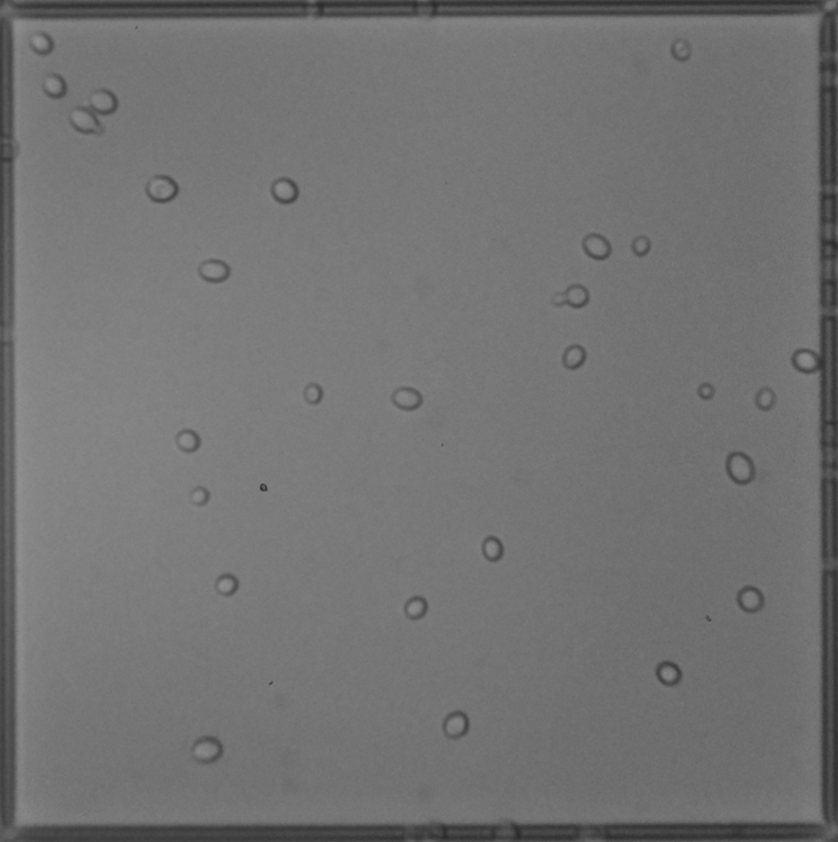
#> input picture Pi rescue  /blobedited.png, 838 x 842 px, shrunk from 1352 x 1358 before the run, found by its file name
$ python blobthresh.py
#> lines starting #> are read from the running program, lines starting #| are printed output that depends on the picture; after the words box and inside, x2 and y2 are one past the last pixel; in counts of white or black regions, pixels touching at a corner belong together
#!/usr/bin/python3
# -*- coding: utf-8 -*-
import cv2 as cv
import numpy as np
from matplotlib import pyplot as plt

#Read image
img = cv.imread("/home/pi/Desktop/blobedited.png", 0)
#> img is the input picture: shape (842, 838); min 39, max 146, mean 114.6
#Blur image to remove noise
img = cv.medianBlur(img,5)

#Create multiple images for testing purposes, only using thresh1 for now
ret,thresh1 = cv.threshold(img,105,255,cv.THRESH_BINARY)
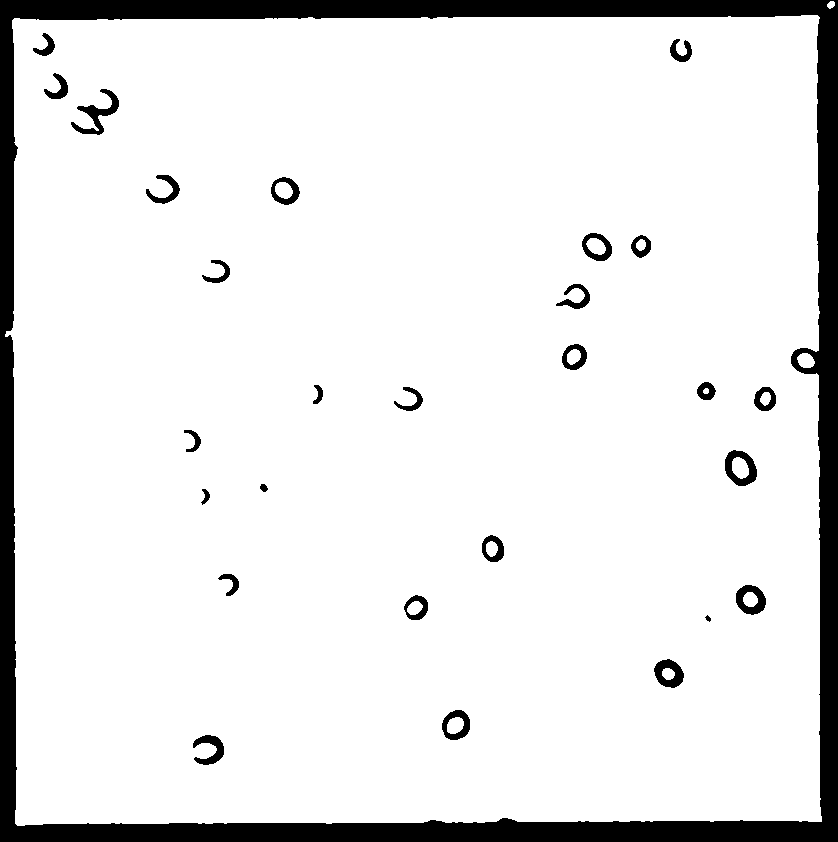
#> thresh1: shape (842, 838); 90.5% white; 28 black regions, largest, box (x1, y1, x2, y2) and area: (0, 0, 838, 842) 58643, (71, 89, 119, 135) 674, (725, 450, 757, 486) 597
ret,thresh2 = cv.threshold(img,105,255,cv.THRESH_BINARY_INV)
ret,thresh3 = cv.threshold(img,105,255,cv.THRESH_TRUNC)
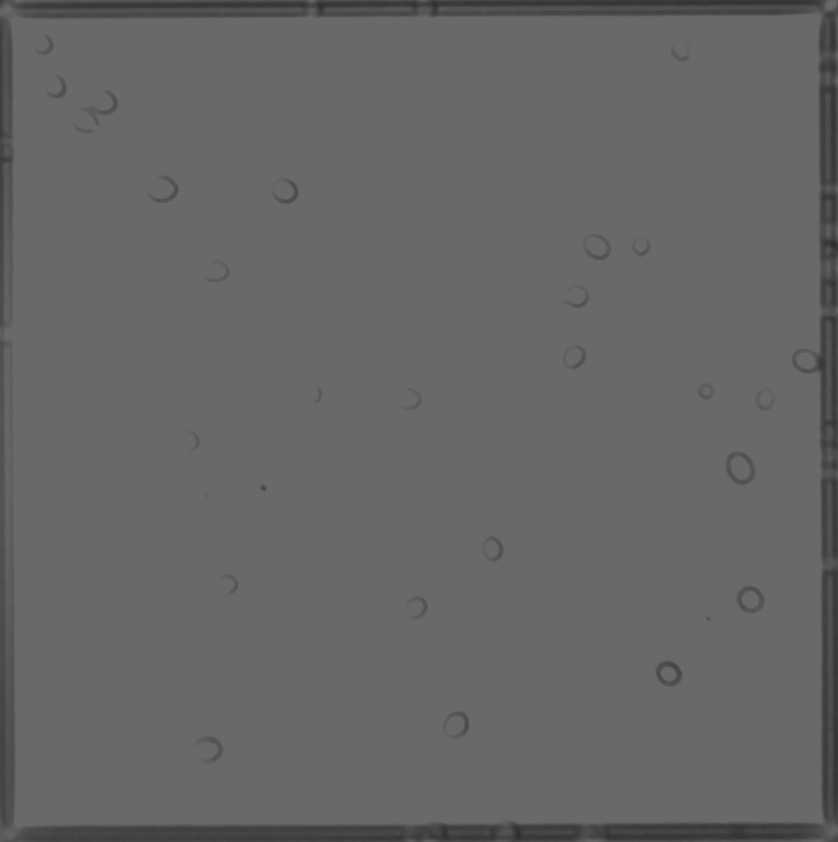
#> thresh3: shape (842, 838); min 47, max 105, mean 102.4
ret,thresh4 = cv.threshold(img,105,255,cv.THRESH_TOZERO)
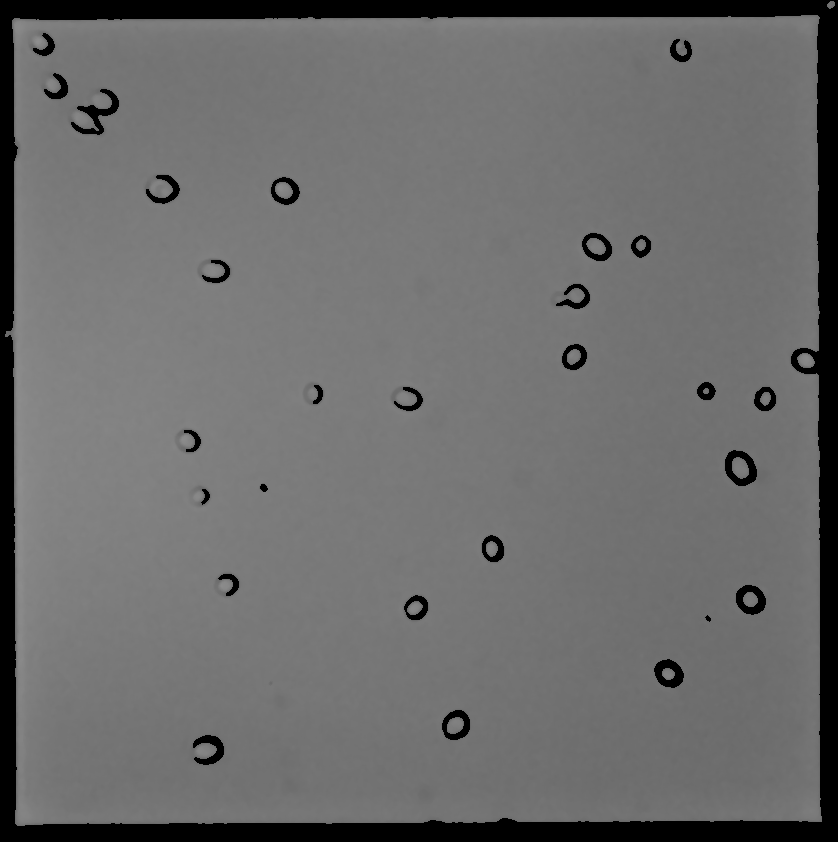
#> thresh4: shape (842, 838); min 0, max 142, mean 107.2
ret,thresh5 = cv.threshold(img,105,255,cv.THRESH_TOZERO_INV)
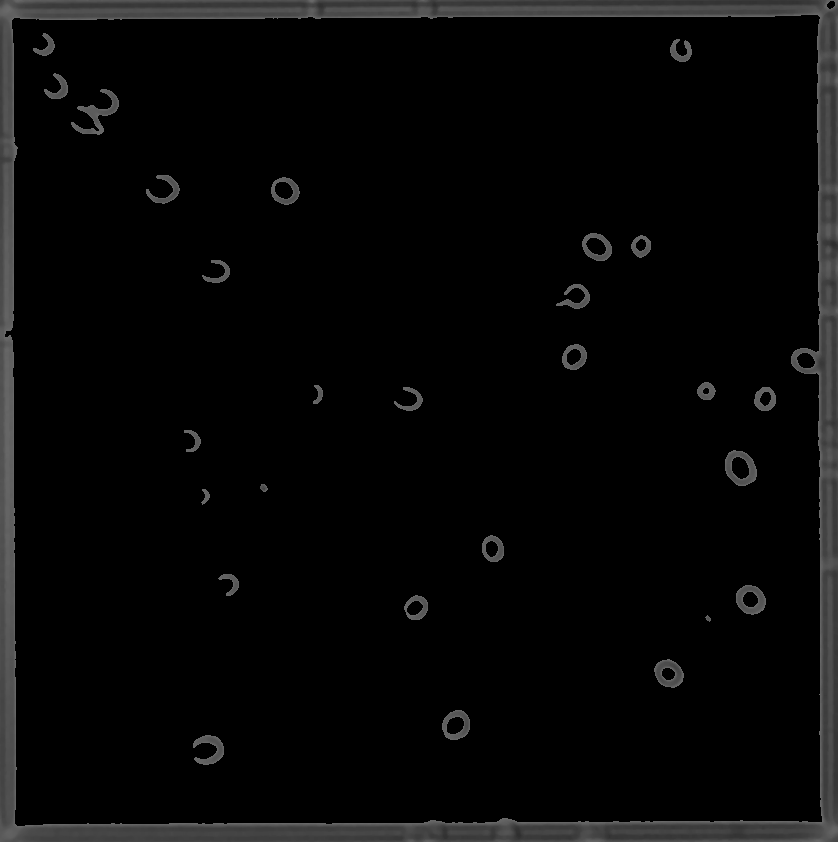
#> thresh5: shape (842, 838); min 0, max 105, mean 7.4

titles = ['Original Image', 'BINARY', 'BINARY_INV', 'TRUNC', 'TOZERO','TOZERO_INV']
images = [img, thresh1, thresh2, thresh3, thresh4, thresh5]

for i in range(6):
    plt.subplot(2,3,i+1), plt.imshow(images[i], 'gray')
    plt.title(titles[i])
    plt.xticks([]), plt.yticks([])

plt.show()

$ run again, with Pi rescue  /blob.png copied over Pi rescue  /blobedited.png
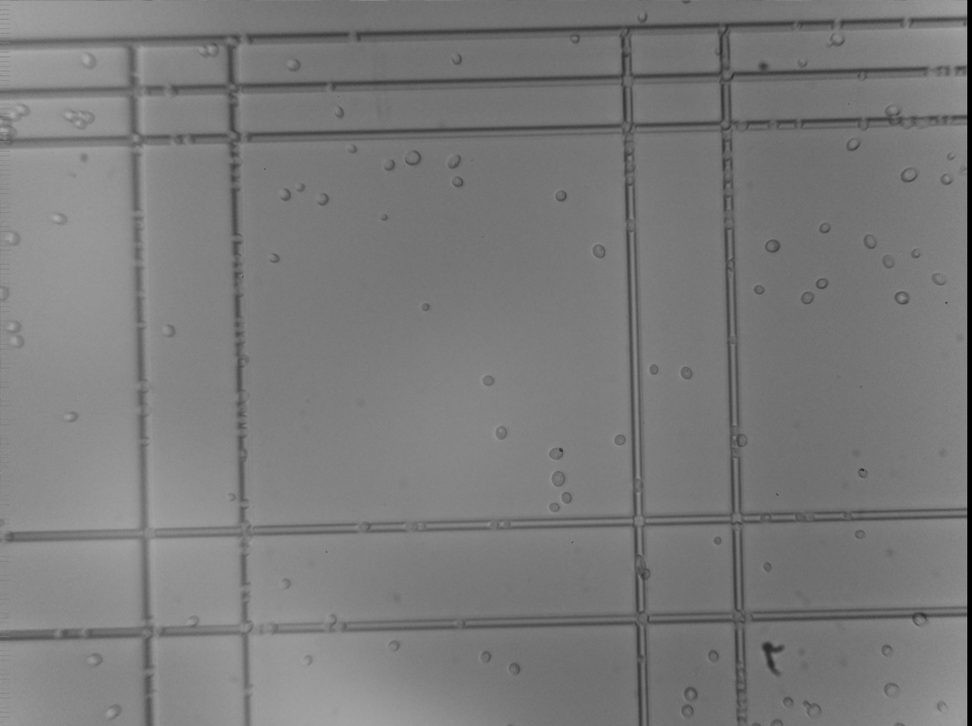
#> input picture Pi rescue  /blob.png, 972 x 726 px, shrunk from 3296 x 2464 before the run, found by its file name
#> img is the input picture: shape (726, 972); min 0, max 170, mean 122.6
#> `ret,thresh1 = cv.threshold(img,105,255,cv.THRESH_BINARY)`:
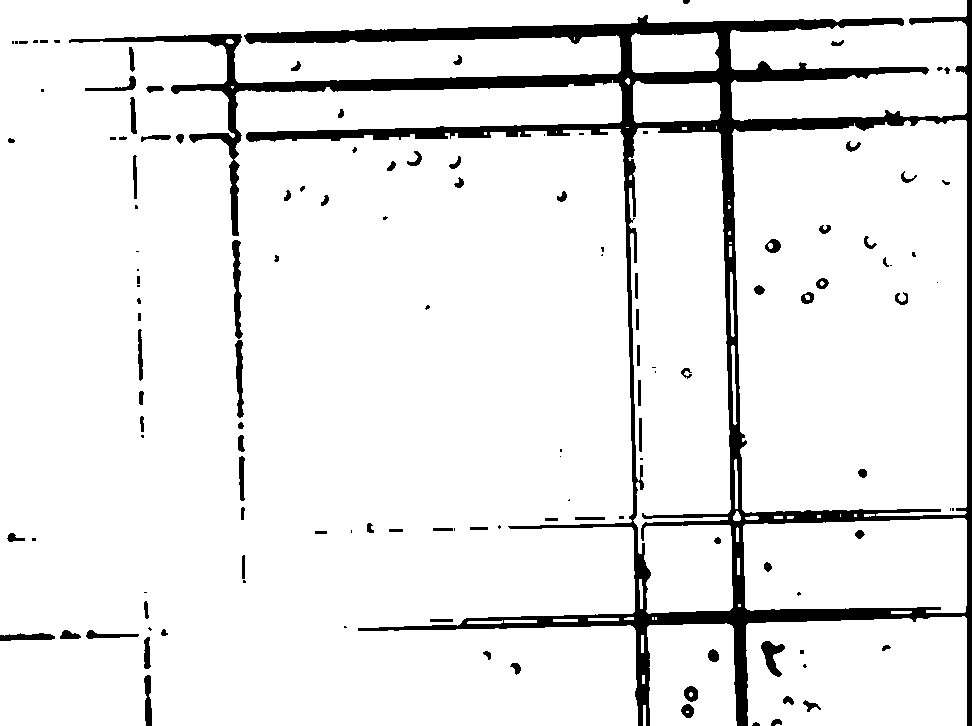
#> thresh1: shape (726, 972); 91.8% white; 131 black regions (44 under 20 px), largest, box (x1, y1, x2, y2) and area: (69, 0, 972, 726) 49497, (232, 240, 243, 339) 586, (235, 340, 244, 418) 424
#> `ret,thresh5 = cv.threshold(img,105,255,cv.THRESH_TOZERO_INV)`:
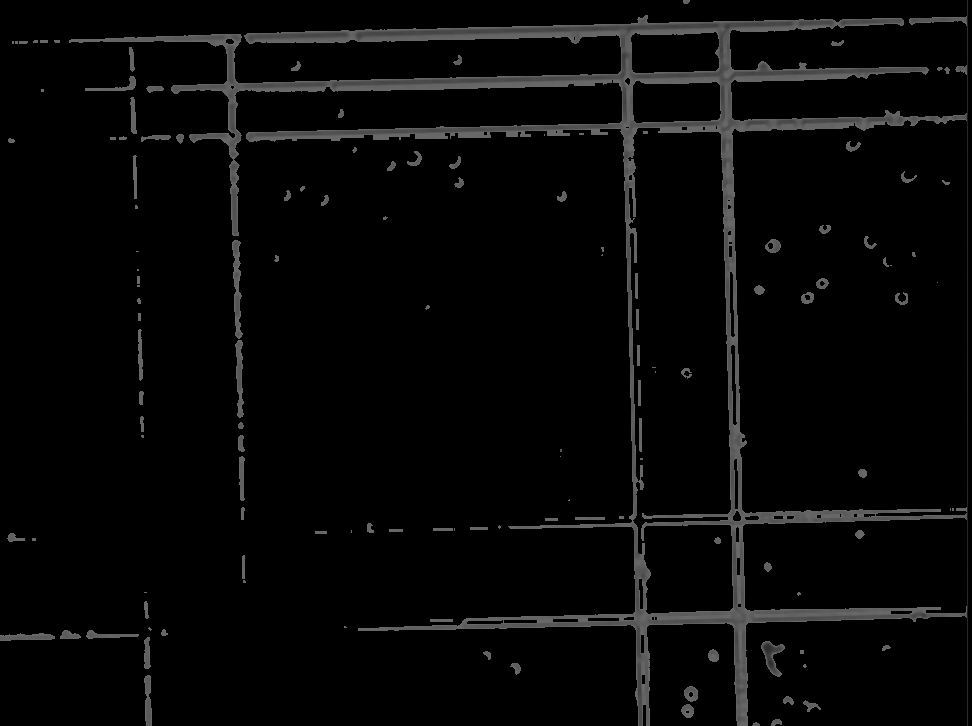
#> thresh5: shape (726, 972); min 0, max 105, mean 7.2

$ run again, with Pi rescue  /blob2.png copied over Pi rescue  /blobedited.png
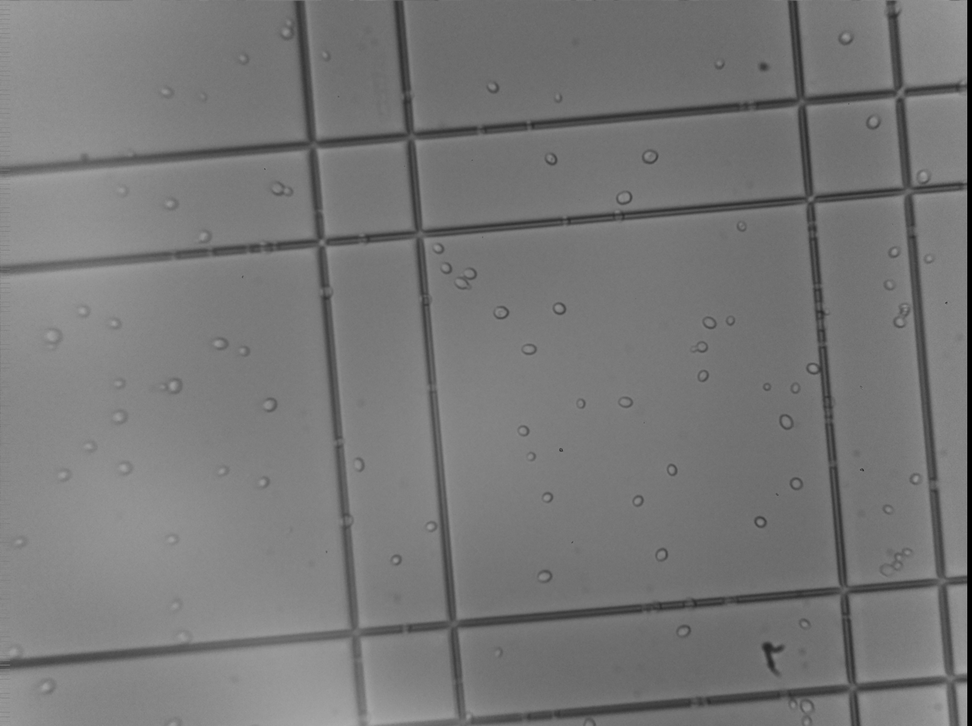
#> input picture Pi rescue  /blob2.png, 972 x 726 px, shrunk from 3296 x 2464 before the run, found by its file name
#> img is the input picture: shape (726, 972); min 0, max 172, mean 119.5
#> `ret,thresh1 = cv.threshold(img,105,255,cv.THRESH_BINARY)`:
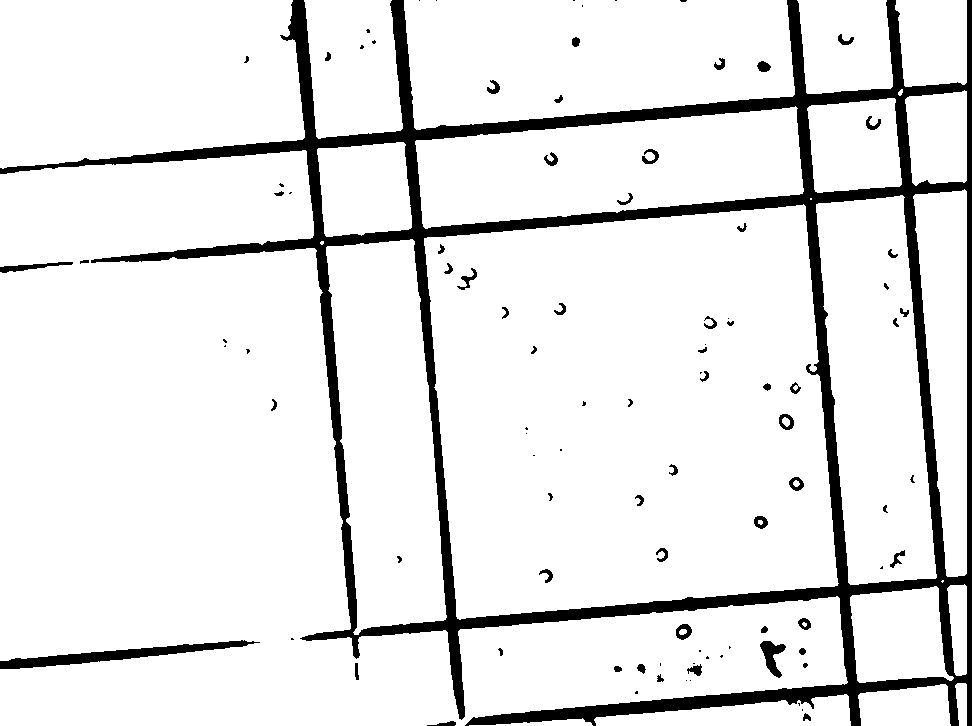
#> thresh1: shape (726, 972); 90.3% white; 97 black regions (37 under 20 px), largest, box (x1, y1, x2, y2) and area: (0, 0, 972, 726) 62128, (0, 640, 260, 669) 2161, (760, 641, 786, 678) 453
#> `ret,thresh5 = cv.threshold(img,105,255,cv.THRESH_TOZERO_INV)`:
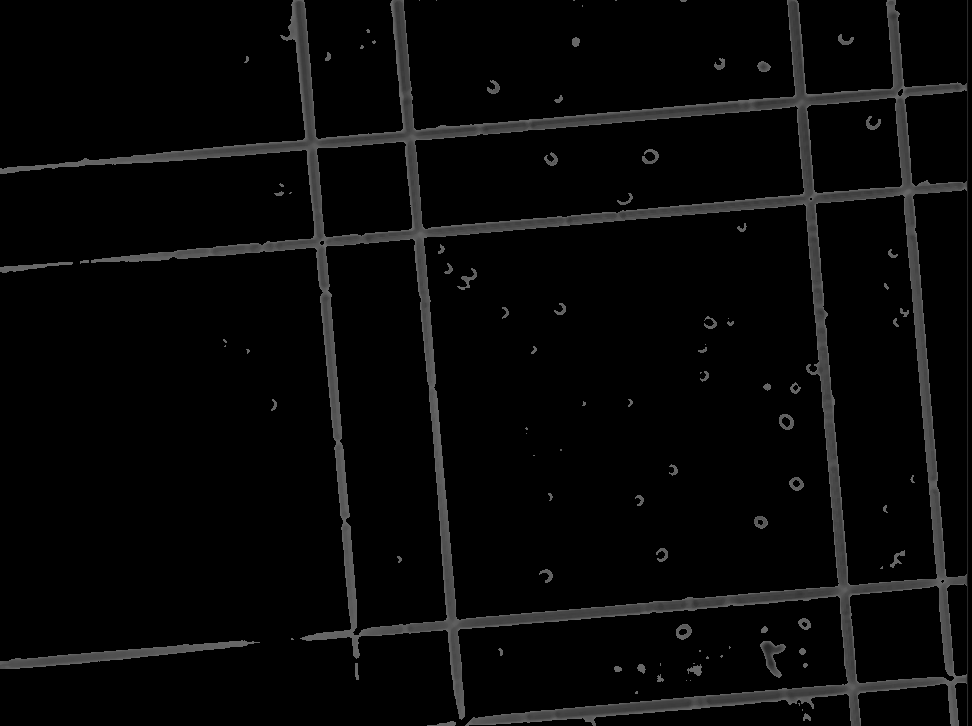
#> thresh5: shape (726, 972); min 0, max 105, mean 7.6
